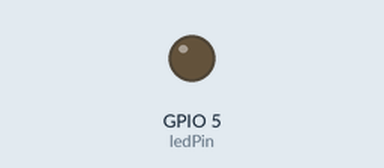
This sketch was run on a simulated ESP32. On the bench: output pins drawn as LEDs (lit = HIGH).

Above: at 0.8 s.
At 10.9 s:
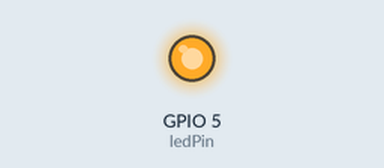
Timing chart, 0 to 11.2 s (numbered marks = the images above):
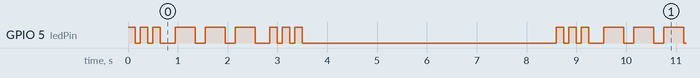

Measured:
- by itself, GPIO 5 (ledPin): repeats every 8.6 s: 2 × (LOW 0.10 s, HIGH 0.15 s), LOW 0.30 s, 2 × (HIGH 0.40 s, LOW 0.20 s), HIGH 0.40 s, LOW 0.30 s, 2 × (HIGH 0.15 s, LOW 0.10 s), HIGH 0.15 s, LOW 5.1 s, HIGH 0.15 s
- by itself, everything shown: repeats every 8.6 s, in 14 steps

The sketch:

project_3.ino
```cpp
/*
  keyestudio ESP32 Inventor Learning Kit
  Project 3：SOS Distress Device
  http://www.keyestudio.com
*/
int ledPin = 5;  //Define pin as IO5

void setup() {
pinMode(ledPin, OUTPUT);
}

void loop() {
//Three quickly blinks mean “S”
for(int x=0;x<3;x++){
digitalWrite(ledPin,HIGH);            //Set LED to light up
delay(150);                           //Delay 150ms
digitalWrite(ledPin,LOW);             //Set LED to turn off
delay(100);                           //Delay 100ms
}

//delay 200ms to generate the space between letters
delay(200);

//Three slowly blinks mean “O”
for(int x=0;x<3;x++){
digitalWrite(ledPin,HIGH);            //Set LED to light up
delay(400);                           //Delay 400ms
digitalWrite(ledPin,LOW);             //Set LED to turn off
delay(200);                           //Delay 200ms
}

//Delay 100ms to generate the space between letters
delay(100);

// Three quickly blinks mean “S”
for(int x=0;x<3;x++){
digitalWrite(ledPin,HIGH);            //Set LED to light up
delay(150);                           //Delay 150ms
digitalWrite(ledPin,LOW);             //Set LED to turn off
delay(100);                           //Delay 100ms
}
// Wait 5s before repeating S.0.S
delay(5000);
}
```
